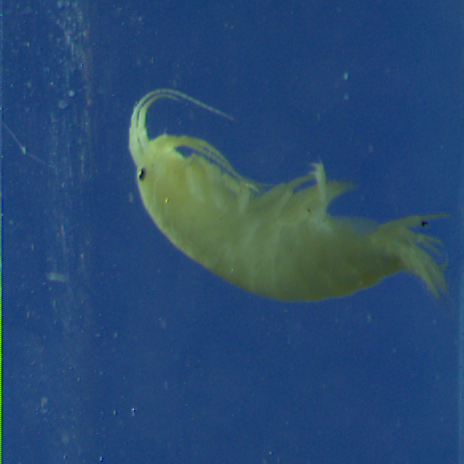
#> input picture Week4LabActivities/Assets/Insects/1_Gammar 2021_1_2021_06_03-13-19-23-879.PNG, 464 x 464 px
$ python intro.py
#> lines starting #> are read from the running program, lines starting #| are printed output that depends on the picture
#intro.py
from PIL import Image

# create an image via import
image = Image.open('Assets/Insects/1_Gammar 2021_1_2021_06_03-13-19-23-879.PNG')
#> image is the input picture: PIL image 464x464 RGB; mean R, G, B 40.7, 74.5, 113.3

# analyze the image
print(image.size)
#| (464, 464)
print(image.filename)
#| Assets/Insects/1_Gammar 2021_1_2021_06_03-13-19-23-879.PNG
print(image.format)
#| PNG

#to flip the image
image = image.transpose(Image.Transpose.ROTATE_90)
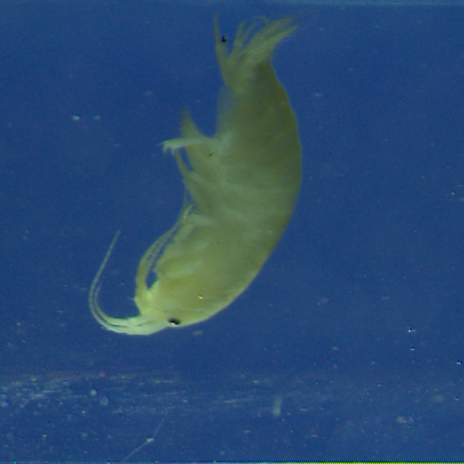
#> image: PIL image 464x464 RGB; mean R, G, B 40.7, 74.5, 113.3

#to show the image
image.show()

# exercise
#this will rotate the image 30 degree and save the output image.
img_rotated = image.rotate(30)
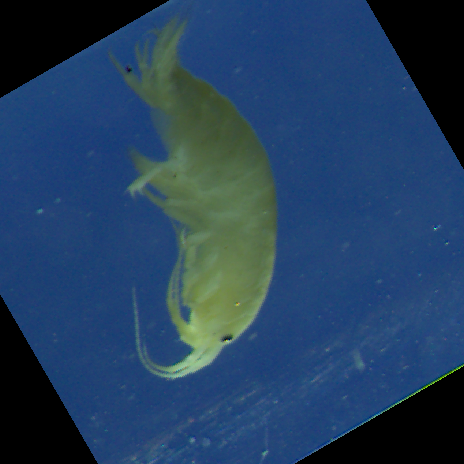
#> img_rotated: PIL image 464x464 RGB; mean R, G, B 35.4, 63.6, 94.7
img_rotated.save('img_rotated.png', 'png')

$ run again, with Week4LabActivities/Assets/Insects/1_Limniu 2021_1_2021_06_02-13-08-37-958.PNG copied over Week4LabActivities/Assets/Insects/1_Gammar 2021_1_2021_06_03-13-19-23-879.PNG
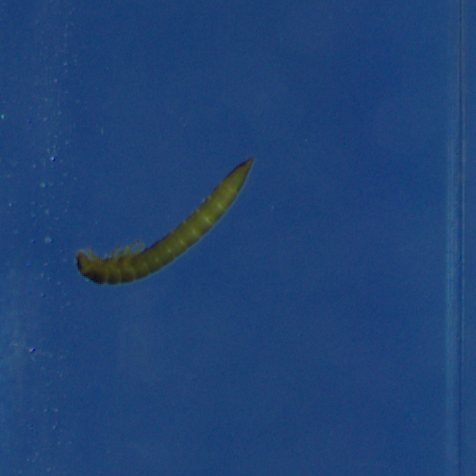
#> input picture Week4LabActivities/Assets/Insects/1_Limniu 2021_1_2021_06_02-13-08-37-958.PNG, 476 x 476 px
#> image is the input picture: PIL image 476x476 RGB; mean R, G, B 31.9, 67, 116.8
#| (476, 476)
#| Assets/Insects/1_Gammar 2021_1_2021_06_03-13-19-23-879.PNG
#| PNG
#> `image = image.transpose(Image.Transpose.ROTATE_90)`:
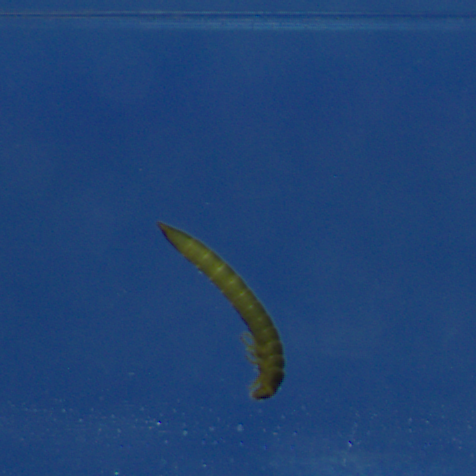
#> image: PIL image 476x476 RGB; mean R, G, B 31.9, 67, 116.8
#> `img_rotated = image.rotate(30)`:
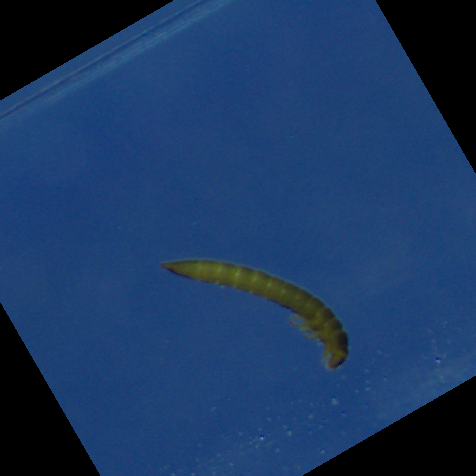
#> img_rotated: PIL image 476x476 RGB; mean R, G, B 26.9, 56.4, 98.2
